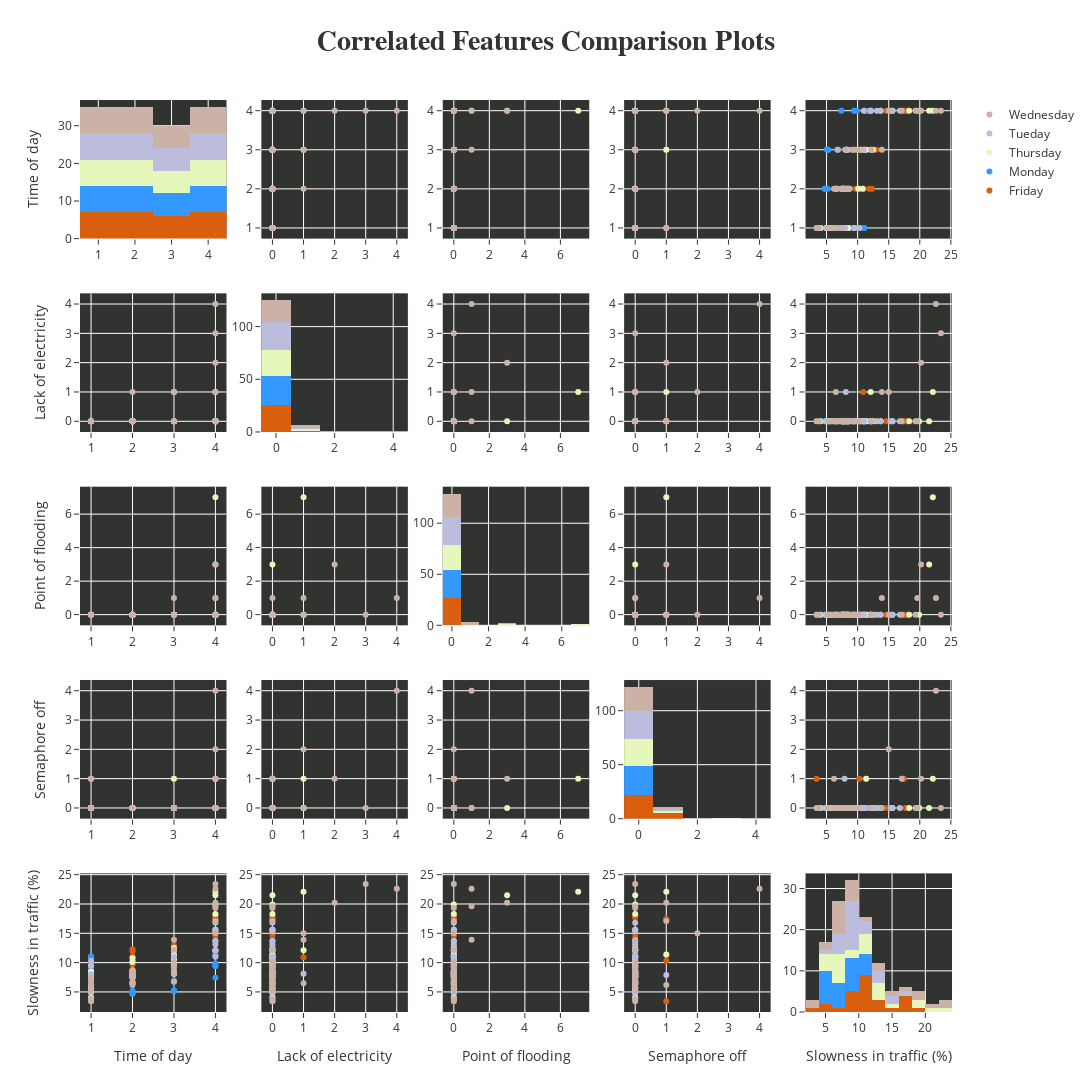

Notebook cell for this chart:
### Code cell
colormap= ['#d95f0e', (0.2, 0.6, 1), 'rgb(230,247,188)', '#bcbddc', (0.8, 0.7, 0.65)]

fig = ff.create_scatterplotmatrix(corr_df, 
                                  diag='histogram',
                                  index='Day',
                                  colormap=colormap,
                                  colormap_type='cat',
                                  height=1200, 
                                  width= 1200, 
                                 )
fig.update_layout(title="<b>Correlated Features Comparison Plots",
                  titlefont={'size': 28, 'family':'Courier New'},
                  title_x=0.5,
                  template='ggplot2',
                  plot_bgcolor='#303330')
fig.show()
